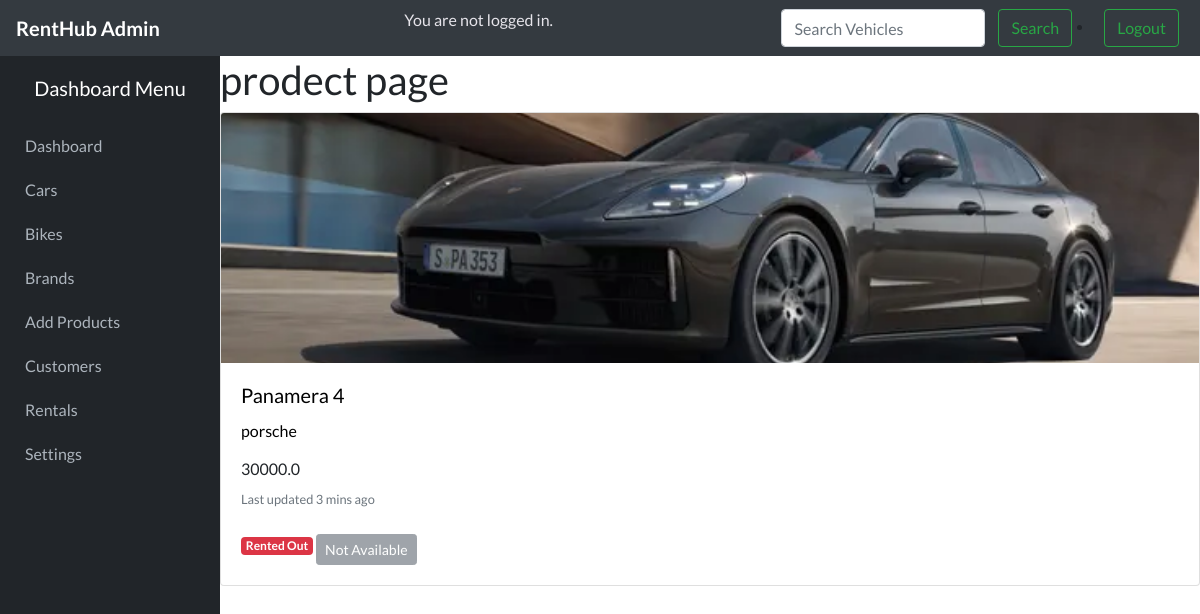
The app's page /viewproduct/1/ with its own data.
### home/models.py (models this page shows, shortened)
class product(models.Model):
    subcategory = models.ForeignKey(
        Subcategory,
        on_delete=models.CASCADE,
        related_name='products'
    )
    name = models.CharField(max_length=100)
    price = models.FloatField()
    image = models.ImageField(upload_to='pro_pic', null=True, blank=True)
    description = models.CharField(max_length=200, null=True, blank=True)
    is_available = models.BooleanField(default=True)

class Subcategory(models.Model):
    category = models.ForeignKey( Category, on_delete=models.CASCADE,  related_name='subcategories')
    brand_name = models.CharField(max_length=30)
    logo = models.ImageField(upload_to='logo_pic', blank=True, null=True)
    def __str__(self):
        return self.brand_name

### home/views.py (the view)
# urls.py: path('viewproduct/<int:p_id>/', views.viewproductfn, name='viewproduct'),
def viewproductfn(request,p_id):
    x= product.objects.get(id=p_id)
    return render (request,'product.html',{'abc':x})

### home/templates/product.html (shortened to what this page needs)
{% extends 'base.html'%}
{% load static %}
{%block style %}
<link rel="stylesheet" href="{% static 'css/home.css'%}" />
{% endblock%}
{% block content%}
<h1>prodect page</h1>
<div class="card mb-3">
  <img src="/media/{{abc.image}}"class="card-img-top" alt="...">
  <div class="card-body">
     <h5 class="card-title">{{abc.name}}</h5>
     <p class="card-text">{{abc.subcategory}}</p>
      <h6 class="card-text">{{abc.price}}</h6>
      <p class="card-text"><small class="text-muted">Last updated 3 mins ago</small></p>
       {% if abc.is_available %}
              <span class="badge badge-success">Available</span>
              <a href="/add_rental/{{ abc.id }}/" class="btn btn-primary btn-sm mt-2">Rent Now</a>
            {% else %}
              <span class="badge badge-danger">Rented Out</span>
              <button class="btn btn-secondary btn-sm mt-2" disabled>Not Available</button>
            {% endif %}
  </div>
</div>
{% endblock%}

### home/static/css/base.css (style rules this page uses)
body { background-color: #f4f6f9; font-family: "Lato", sans-serif; margin: 0; padding: 0; }

### home/static/css/home.css (style rules this page uses)
.card-img-top { width: 100%; height: 250px; object-fit: cover; }
h5 ,p { color: black; }

### records on screen
product: image (picture), name "Panamera 4", subcategory "porsche", price "30000.0"
